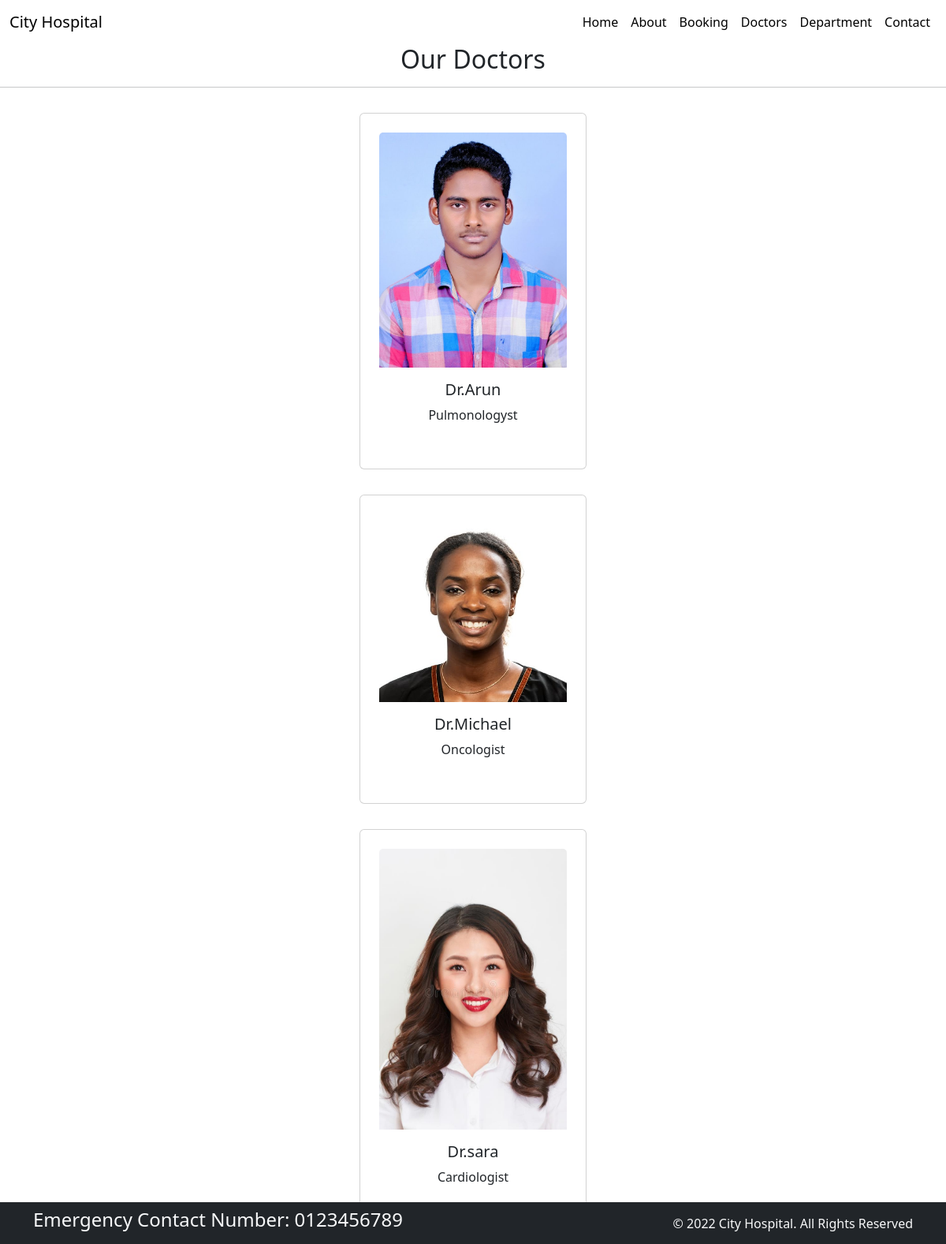
Page /doctors on the committed database.
### home/models.py (models this page shows, shortened)
class Doctors(models.Model):
    d_name= models.CharField(max_length=100)
    d_spec= models.CharField(max_length=100)
    dep_name=models.ForeignKey(Department, on_delete=models.CASCADE)
    d_img= models.ImageField(upload_to='doctors')

### home/views.py (the view)
# urls.py: path('doctors', views.doctors,name='doctors'),
def doctors(request):
    dict_docs={
        'doctors':Doctors.objects.all()
    }
    return render(request,'doctors.html',dict_docs)

### templates/doctors.html (shortened to what this page needs)
{% extends 'base.html'%}
{% block content%}
<center><h2>Our Doctors</h2></center>
<hr>
{%for d in doctors%}
<div class="container text-center">
    <div class="card text-center mx-3 my-3 p-4" style="width: 18rem; display: inline-block;">
        <img src="{{d.d_img.url}}" class="card-img-top" alt="...">
        <div class="card-body">
          <h5 class="card-title">Dr.{{d.d_name}}</h5>
          <p class="card-text">{{d.d_spec}}</p>
        </div>
      </div>
</div>
{%endfor%}
{%endblock%}

### templates/base.html (shortened to what this page needs)
{%load static%}
<!DOCTYPE html>
<html lang="en">
<head>
  <link href="https://cdn.jsdelivr.net/npm/bootstrap@5.3.0-alpha1/dist/css/bootstrap.min.css" rel="stylesheet"
>
</head>
<body>
  <nav class="navbar navbar-expand-lg bg-body-dark">
    <div class="z container-fluid ">
      <a class="navbar-brand " href="#">City Hospital</a>
      <div class="collapse navbar-collapse" id="navbarSupportedContent">
        <ul class="navbar-nav me-auto mb-2 mb-lg-0">
          <li class="nav-item">
            <a class="nav-link active text-white" aria-current="page" href="#">
            </a>
        </ul>
        <ul class="navbar-nav mr-auto mb-2 mb-lg-0 ">
            <a class="nav-link active" aria-current="page" href={% url 'home'%}>Home</a>
           <li class="nav-item">
            <a class="nav-link active" aria-current="page" href={% url 'about'%}>About</a>
          </li>
          <li class="nav-item">
            <a class="nav-link active" aria-current="page" href={% url 'booking'%}>Booking</a>
          </li>
          <li class="nav-item">
            <a class="nav-link active" aria-current="page" href={% url 'doctors'%}>Doctors</a>
          </li>
          <li class="nav-item">
            <a class="nav-link active" aria-current="page" href={% url 'dpt'%}>Department</a>
          </li>
          <li class="nav-item">
            <a class="nav-link active" aria-current="page" href={% url 'contact'%}>Contact</a>
          </li>
        </ul>
      </div>
    </div>
  </nav>
  {% block content%}
  {%endblock%}
  <section class="fixed-bottom">
    <footer class="pt-2 pb-2  bg-dark text-light">
      <div class="container">
        <div class="row align-items-center">
          <div class="col-12 col-md-8">
            <h4>Emergency Contact Number: 0123456789</h4>
          </div>
          <div class="col-12 col-md-4 mt-4 mt-md-0 text-center text-md-end">
            © 2022 City Hospital. All Rights Reserved
          </div>
        </div>
      </div>
    </footer>
  </section>
</body>
</html>

### rows in the picture
Doctors: d_img (picture), d_name "Arun", d_spec "Pulmonologyst"
Doctors: d_img (picture), d_name "Michael", d_spec "Oncologist"
Doctors: d_img (picture), d_name "sara", d_spec "Cardiologist"
